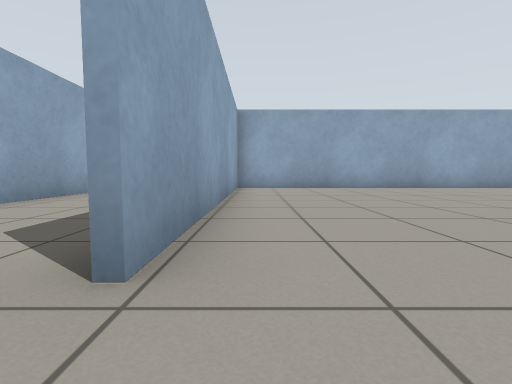
view 1 (above)

24 first-person views from a walk through a world built for the Gazebo simulator. The camera is 0.5 m above the floor, tilts 4° down and sees 85° across. The floor is counted in squares, 1 m on a side. Each view is taken from the middle of a square. On the plan, view 1 faces up. The plan holds only what a view shows up to about 9 squares ahead; the rest is blank.

view 2
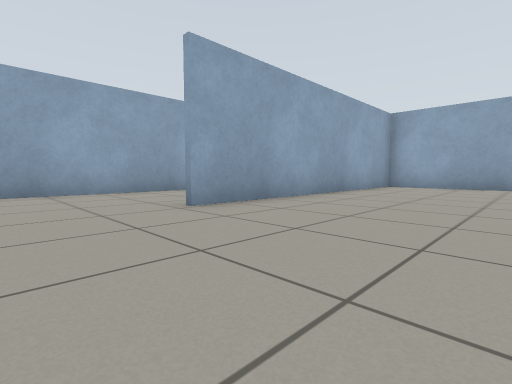

view 3
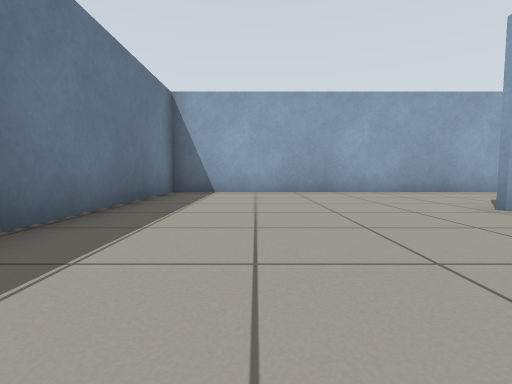

view 4
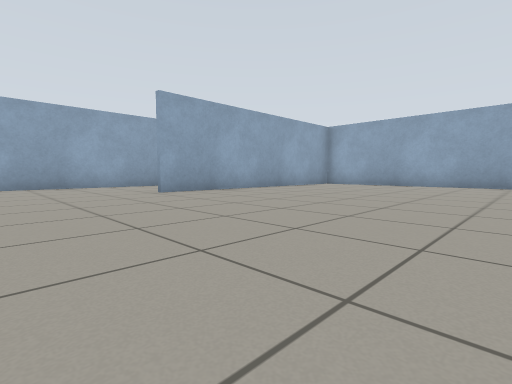

view 5
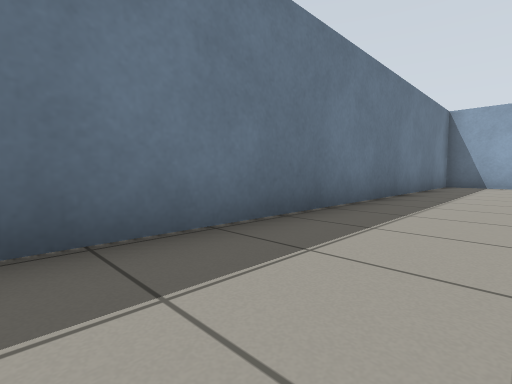

view 6
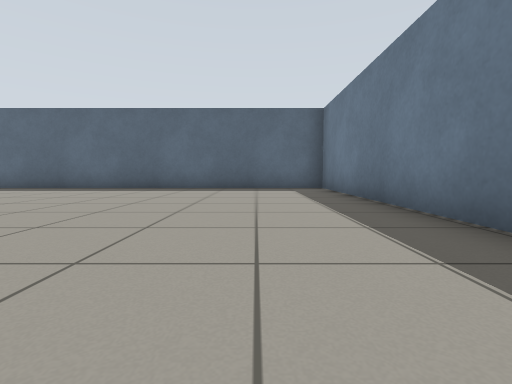

view 7
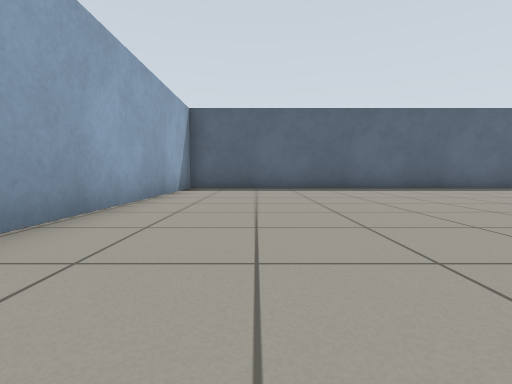

view 8
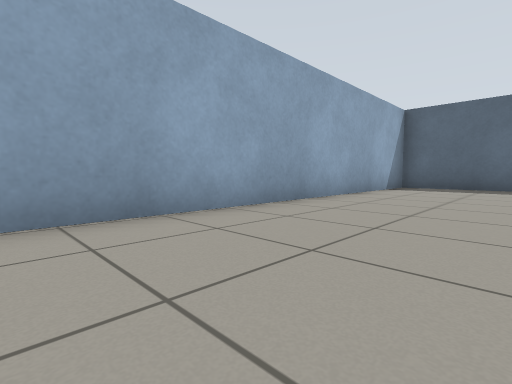

view 9
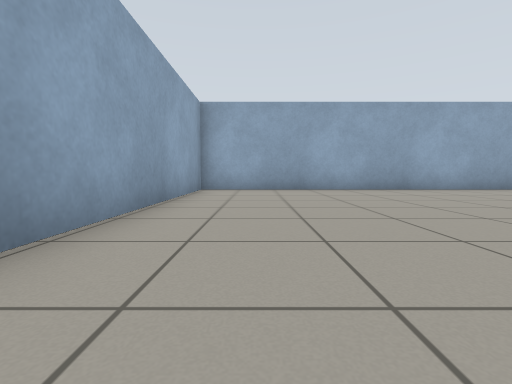

view 10
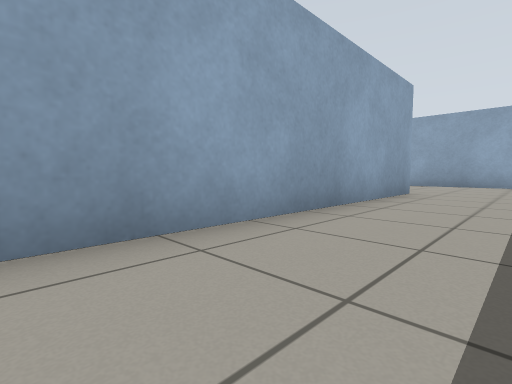

view 11
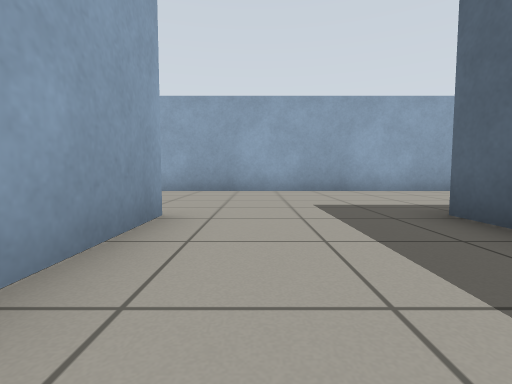

view 12
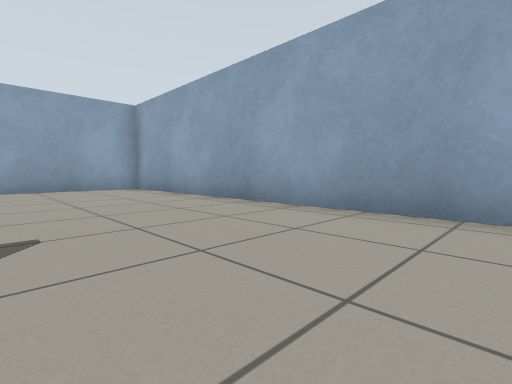

view 13
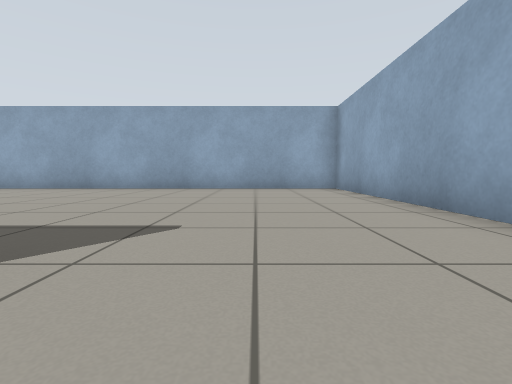

view 14
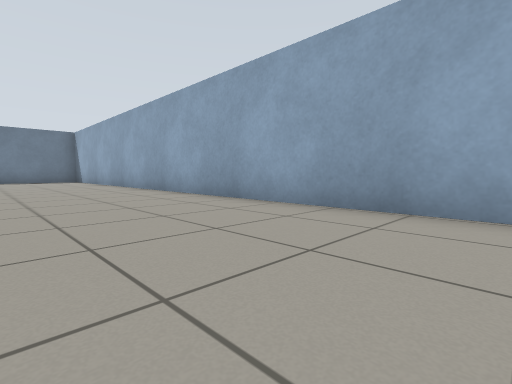

view 15
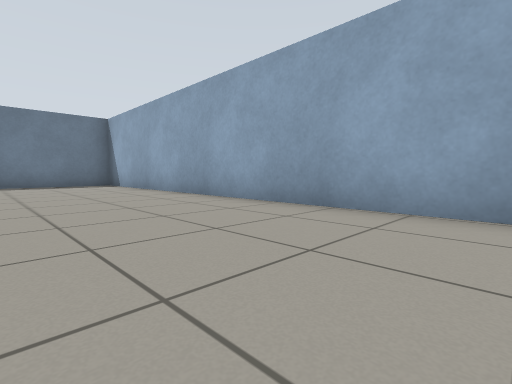

view 16
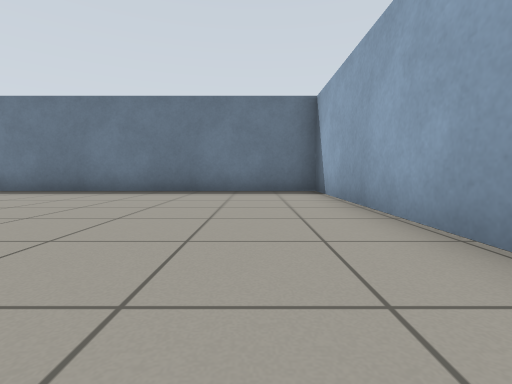

view 17
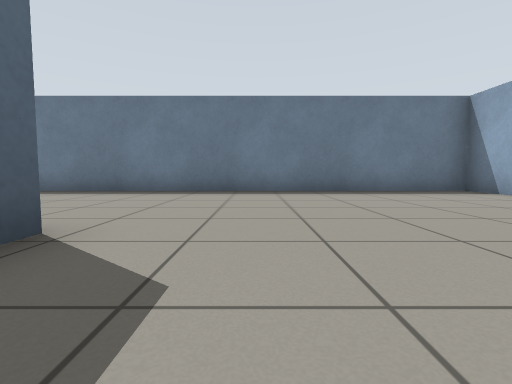

view 18
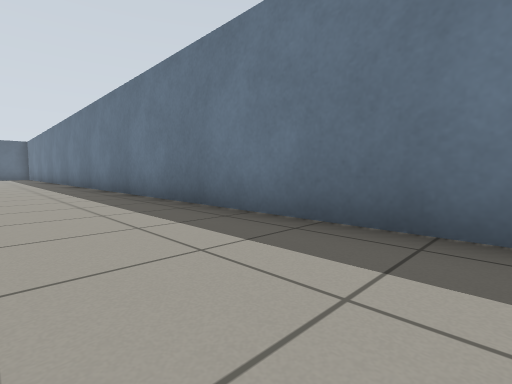

view 19
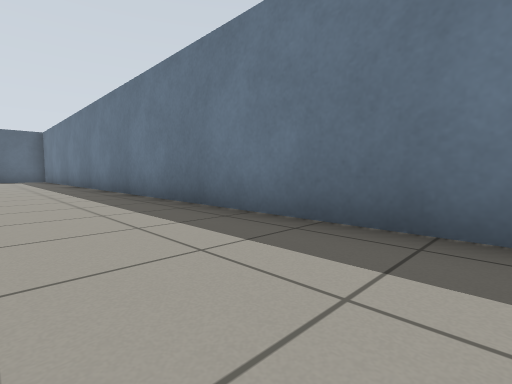

view 20
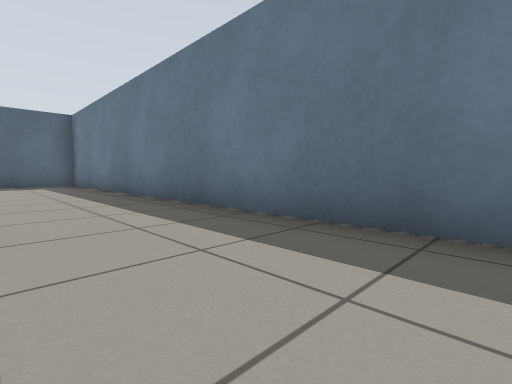

view 21
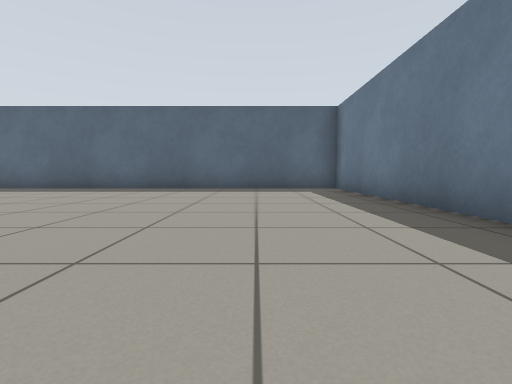

view 22
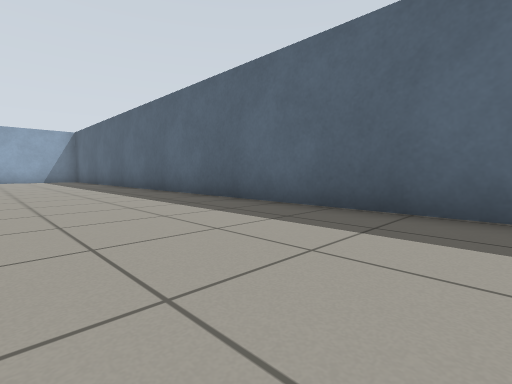

view 23
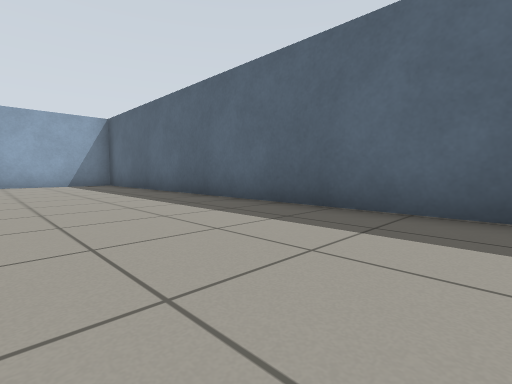

view 24
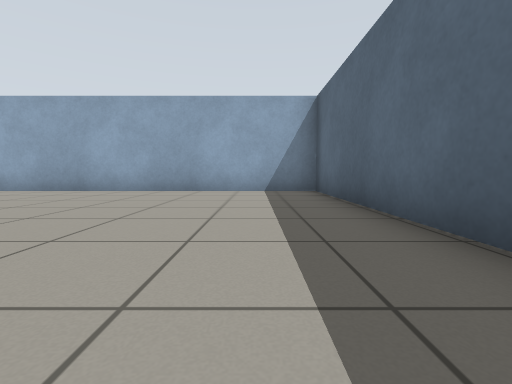

### Floor plan
Ten units are one square. View 1 is at (0, 0); x grows to the right and y downward. Boxes are objects, and circles mark ways between rooms. Rooms are numbered by the first view taken in them; rooms with no view inside come last. Other rooms are left out.
<svg viewBox="-121 -140 332 240">
<path fill="none" stroke="#000" d="M-41 -6 -41 41M-42 41 109 41 109 -91 -6 -91 -6 -11M-7 -84 -7 -92M-42 44 -42 41M-41 -92 -41 -6M22 -135 -116 -135 -116 95 206 95 206 -135 121 -135"/>
<circle cx="-25" cy="-15" r="3" fill="#2a7"/>
<text x="40" y="-20">1</text>
<text x="-20" y="-20">2</text>
</svg>
Room 1 opens to room 2.

Where each view was taken, in squares from view 1:
view 1: 0 up, 0 right, facing up
view 2: 1 down, 3 right, facing up-left
view 3: 2 down, 3 right, facing left
view 4: 2 down, 6 right, facing up-left
view 5: 2 down, 7 right, facing down-left
view 6: 2 down, 2 right, facing right
view 7: 7 up, 2 right, facing right
view 8: 6 up, 1 right, facing up-right
view 9: 1 up, 1 right, facing up
view 10: 2 up, 2 left, facing up-left
view 11: 6 up, 3 left, facing up
view 12: 10 up, 3 left, facing up-left
view 13: 11 up, 3 left, facing left
view 14: 7 up, 8 left, facing down-left
view 15: 2 up, 8 left, facing down-left
view 16: 2 down, 10 left, facing down
view 17: 2 down, 6 left, facing down
view 18: 7 down, 3 left, facing down-right
view 19: 7 down, 3 right, facing down-right
view 20: 7 down, 9 right, facing down-right
view 21: 7 down, 12 right, facing right
view 22: 3 down, 17 right, facing up-right
view 23: 2 up, 17 right, facing up-right
view 24: 6 up, 19 right, facing up
